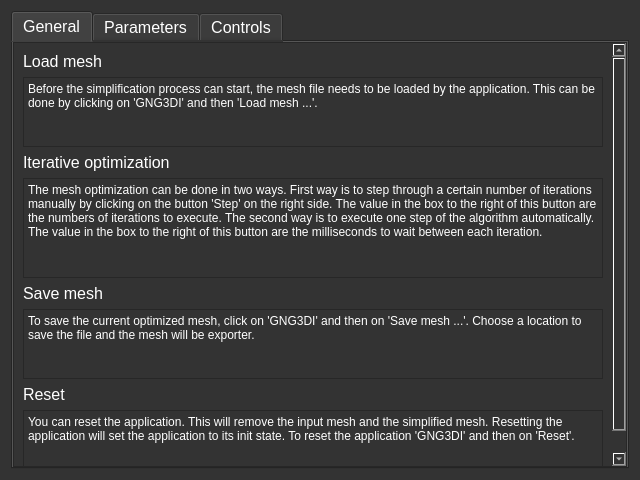
<?xml version="1.0" encoding="UTF-8"?>
<ui version="4.0">
 <class>GNG3DIHelpWidget</class>
 <widget class="QWidget" name="GNG3DIHelpWidget">
  <property name="geometry">
   <rect>
    <x>0</x>
    <y>0</y>
    <width>640</width>
    <height>480</height>
   </rect>
  </property>
  <property name="sizePolicy">
   <sizepolicy hsizetype="Fixed" vsizetype="Fixed">
    <horstretch>0</horstretch>
    <verstretch>0</verstretch>
   </sizepolicy>
  </property>
  <property name="minimumSize">
   <size>
    <width>640</width>
    <height>480</height>
   </size>
  </property>
  <property name="maximumSize">
   <size>
    <width>640</width>
    <height>480</height>
   </size>
  </property>
  <property name="font">
   <font>
    <pointsize>12</pointsize>
   </font>
  </property>
  <property name="windowTitle">
   <string>Form</string>
  </property>
  <property name="styleSheet">
   <string notr="true">background-color: #333333;
color: #ffffff;</string>
  </property>
  <layout class="QGridLayout" name="gridLayout_2">
   <item row="0" column="0">
    <layout class="QGridLayout" name="gridLayout">
     <item row="0" column="0">
      <widget class="QTabWidget" name="tabWidget">
       <property name="sizePolicy">
        <sizepolicy hsizetype="Preferred" vsizetype="Preferred">
         <horstretch>0</horstretch>
         <verstretch>0</verstretch>
        </sizepolicy>
       </property>
       <property name="currentIndex">
        <number>0</number>
       </property>
       <widget class="QWidget" name="tab">
        <attribute name="title">
         <string>General</string>
        </attribute>
        <layout class="QGridLayout" name="gridLayout_3">
         <property name="leftMargin">
          <number>0</number>
         </property>
         <property name="topMargin">
          <number>0</number>
         </property>
         <property name="rightMargin">
          <number>0</number>
         </property>
         <property name="bottomMargin">
          <number>0</number>
         </property>
         <property name="spacing">
          <number>6</number>
         </property>
         <item row="0" column="0">
          <layout class="QVBoxLayout" name="verticalLayout_4">
           <item>
            <widget class="QScrollArea" name="scrollArea_3">
             <property name="widgetResizable">
              <bool>true</bool>
             </property>
             <widget class="QWidget" name="scrollAreaWidgetContents">
              <property name="geometry">
               <rect>
                <x>0</x>
                <y>0</y>
                <width>598</width>
                <height>446</height>
               </rect>
              </property>
              <layout class="QVBoxLayout" name="verticalLayout_3">
               <item>
                <widget class="QLabel" name="label_3">
                 <property name="font">
                  <font>
                   <pointsize>12</pointsize>
                  </font>
                 </property>
                 <property name="text">
                  <string>Load mesh</string>
                 </property>
                </widget>
               </item>
               <item>
                <widget class="QPlainTextEdit" name="plainTextEdit_4">
                 <property name="sizePolicy">
                  <sizepolicy hsizetype="Preferred" vsizetype="Preferred">
                   <horstretch>0</horstretch>
                   <verstretch>0</verstretch>
                  </sizepolicy>
                 </property>
                 <property name="maximumSize">
                  <size>
                   <width>16777215</width>
                   <height>16777215</height>
                  </size>
                 </property>
                 <property name="verticalScrollBarPolicy">
                  <enum>Qt::ScrollBarAlwaysOff</enum>
                 </property>
                 <property name="horizontalScrollBarPolicy">
                  <enum>Qt::ScrollBarAlwaysOff</enum>
                 </property>
                 <property name="readOnly">
                  <bool>true</bool>
                 </property>
                 <property name="plainText">
                  <string>Before the simplification process can start, the mesh file needs to be loaded by the application. This can be done by clicking on 'GNG3DI' and then 'Load mesh ...'.</string>
                 </property>
                 <property name="centerOnScroll">
                  <bool>true</bool>
                 </property>
                </widget>
               </item>
               <item>
                <widget class="QLabel" name="label_4">
                 <property name="font">
                  <font>
                   <pointsize>12</pointsize>
                  </font>
                 </property>
                 <property name="text">
                  <string>Iterative optimization</string>
                 </property>
                </widget>
               </item>
               <item>
                <widget class="QPlainTextEdit" name="plainTextEdit_5">
                 <property name="sizePolicy">
                  <sizepolicy hsizetype="Preferred" vsizetype="Preferred">
                   <horstretch>0</horstretch>
                   <verstretch>0</verstretch>
                  </sizepolicy>
                 </property>
                 <property name="minimumSize">
                  <size>
                   <width>0</width>
                   <height>100</height>
                  </size>
                 </property>
                 <property name="verticalScrollBarPolicy">
                  <enum>Qt::ScrollBarAlwaysOff</enum>
                 </property>
                 <property name="horizontalScrollBarPolicy">
                  <enum>Qt::ScrollBarAlwaysOff</enum>
                 </property>
                 <property name="readOnly">
                  <bool>true</bool>
                 </property>
                 <property name="plainText">
                  <string>The mesh optimization can be done in two ways. First way is to step through a certain number of iterations manually by clicking on the button 'Step' on the right side. The value in the box to the right of this button are the numbers of iterations to execute. The second way is to execute one step of the algorithm automatically. The value in the box to the right of this button are the milliseconds to wait between each iteration.</string>
                 </property>
                </widget>
               </item>
               <item>
                <widget class="QLabel" name="label_5">
                 <property name="font">
                  <font>
                   <pointsize>12</pointsize>
                  </font>
                 </property>
                 <property name="text">
                  <string>Save mesh</string>
                 </property>
                </widget>
               </item>
               <item>
                <widget class="QPlainTextEdit" name="plainTextEdit_3">
                 <property name="readOnly">
                  <bool>true</bool>
                 </property>
                 <property name="plainText">
                  <string>To save the current optimized mesh, click on 'GNG3DI' and then on 'Save mesh ...'. Choose a location to save the file and the mesh will be exporter.</string>
                 </property>
                </widget>
               </item>
               <item>
                <widget class="QLabel" name="label_6">
                 <property name="font">
                  <font>
                   <pointsize>12</pointsize>
                  </font>
                 </property>
                 <property name="text">
                  <string>Reset</string>
                 </property>
                </widget>
               </item>
               <item>
                <widget class="QPlainTextEdit" name="plainTextEdit_6">
                 <property name="readOnly">
                  <bool>true</bool>
                 </property>
                 <property name="plainText">
                  <string>You can reset the application. This will remove the input mesh and the simplified mesh. Resetting the application will set the application to its init state. To reset the application 'GNG3DI' and then on 'Reset'.</string>
                 </property>
                </widget>
               </item>
              </layout>
             </widget>
            </widget>
           </item>
          </layout>
         </item>
        </layout>
       </widget>
       <widget class="QWidget" name="tab_2">
        <attribute name="title">
         <string>Parameters</string>
        </attribute>
        <layout class="QGridLayout" name="gridLayout_4">
         <property name="leftMargin">
          <number>0</number>
         </property>
         <property name="topMargin">
          <number>0</number>
         </property>
         <property name="rightMargin">
          <number>0</number>
         </property>
         <property name="bottomMargin">
          <number>0</number>
         </property>
         <item row="0" column="0">
          <widget class="QScrollArea" name="scrollArea">
           <property name="widgetResizable">
            <bool>true</bool>
           </property>
           <widget class="QWidget" name="scrollArea_2">
            <property name="geometry">
             <rect>
              <x>0</x>
              <y>0</y>
              <width>614</width>
              <height>429</height>
             </rect>
            </property>
            <layout class="QGridLayout" name="gridLayout_6">
             <item row="0" column="0">
              <layout class="QVBoxLayout" name="parameters"/>
             </item>
            </layout>
           </widget>
          </widget>
         </item>
        </layout>
       </widget>
       <widget class="QWidget" name="tab_3">
        <attribute name="title">
         <string>Controls</string>
        </attribute>
        <layout class="QGridLayout" name="gridLayout_7">
         <item row="0" column="0">
          <layout class="QVBoxLayout" name="verticalLayout">
           <item>
            <widget class="QLabel" name="label">
             <property name="font">
              <font>
               <pointsize>12</pointsize>
              </font>
             </property>
             <property name="text">
              <string>Mouse controls</string>
             </property>
            </widget>
           </item>
           <item>
            <widget class="QPlainTextEdit" name="plainTextEdit">
             <property name="sizePolicy">
              <sizepolicy hsizetype="Preferred" vsizetype="Preferred">
               <horstretch>0</horstretch>
               <verstretch>0</verstretch>
              </sizepolicy>
             </property>
             <property name="undoRedoEnabled">
              <bool>false</bool>
             </property>
             <property name="readOnly">
              <bool>true</bool>
             </property>
             <property name="plainText">
              <string>Left mouse click grabs and ungrabs the mouse. When the mouse is grabbed, you can orbit the camera around the mesh. When the mouse is grabbed, you can right click with your mouse to enter the move mode. In the move mode the mouse movement will not rotate, but move the camera.</string>
             </property>
            </widget>
           </item>
           <item>
            <widget class="QLabel" name="label_2">
             <property name="font">
              <font>
               <pointsize>12</pointsize>
              </font>
             </property>
             <property name="text">
              <string>Keyboard controls</string>
             </property>
            </widget>
           </item>
           <item>
            <widget class="QPlainTextEdit" name="plainTextEdit_2">
             <property name="sizePolicy">
              <sizepolicy hsizetype="Preferred" vsizetype="Preferred">
               <horstretch>0</horstretch>
               <verstretch>0</verstretch>
              </sizepolicy>
             </property>
             <property name="undoRedoEnabled">
              <bool>false</bool>
             </property>
             <property name="readOnly">
              <bool>true</bool>
             </property>
             <property name="plainText">
              <string>When the mouse is grabbed you can use the arrow keys to orbit around the mesh. By pressing the 'A' key you can toggle an automated rotation animation. 'R' key resets the camera position.</string>
             </property>
            </widget>
           </item>
          </layout>
         </item>
        </layout>
       </widget>
      </widget>
     </item>
    </layout>
   </item>
  </layout>
 </widget>
 <resources/>
 <connections/>
</ui>
